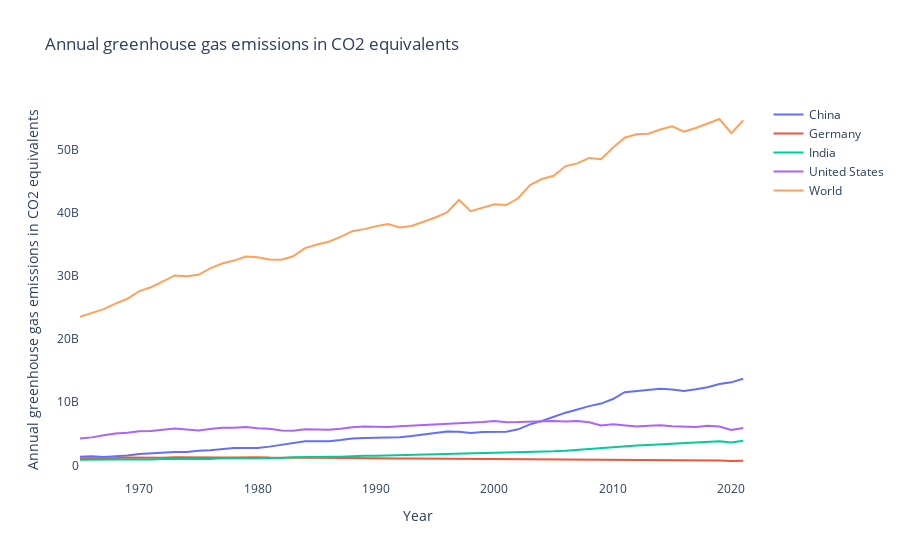

Notebook source saved alongside this figure:
### Code cell
import pandas as pd
import plotly.graph_objects as go
import ipywidgets as widgets
from IPython.display import display, clear_output
from IPython.core.display import HTML




# Presuming df_main is already available
filtered_df = df_main

# Extract unique countries from the dataframe
all_countries = sorted(filtered_df['Entity'].drop_duplicates().astype(str).tolist())

# Set a default list of countries for the user interface
default_countries = ['Germany', 'China', 'India', 'United States', 'World']
left_container_width = '270px'  # Zum Beispiel, wenn die ursprüngliche Breite 200px war


# Update list of countries based on user search input
def update_country_list(*args):
    # Extracting selected countries based on current checkbox selections
    selected_countries = [cb.description for cb in checkboxes_container.children if cb.value]

    search_input = search_box.value
    # Filtering countries based on search criteria
    search_results = [country for country in all_countries if search_input.lower() in country.lower()]
    
    # Merge the search results with previously selected countries and remove duplicates
    updated_countries = list(set(search_results + selected_countries))
    
    # Prioritize selected countries to be shown at the top
    updated_countries = sorted(updated_countries, key=lambda x: (x not in selected_countries, x))
    
    updated_checkboxes = [widgets.Checkbox(value=(country in selected_countries), description=country,
                                           layout=widgets.Layout(width="100%", padding="0px")) for country in updated_countries]
    for cb in updated_checkboxes:
        cb.observe(plot_selected_countries, names='value')
    checkboxes_container.children = tuple(updated_checkboxes)


# Creating the search box widget
search_box = widgets.Text(value='', placeholder='Search for Countries...', description='', layout=widgets.Layout(width="95%"))
search_box.observe(update_country_list, names='value')

clear_button = widgets.Button(description="X", layout=widgets.Layout(width="5%"))
def clear_search_field(change):
    search_box.value = ''
clear_button.on_click(clear_search_field)

# Creating country checkboxes widget
country_checkboxes = [widgets.Checkbox(value=(country in default_countries), description=country,
                                       layout=widgets.Layout(width="100%", padding="0px")) for country in all_countries]
checkboxes_container = widgets.VBox(country_checkboxes,
                                    layout=widgets.Layout(overflow_y="scroll", height="400px", border="1px solid #DDD"))

# Output widget to display the plot
out = widgets.Output(layout=widgets.Layout(height="400px", width="60%"))
out.layout.height = "400px"
checkboxes_container.layout.height = "400px"

# Function to plot data for the selected countries
def create_plot_for_column(column):
    
    # Funktion, um Daten für die ausgewählten Länder zu plotten
    def plot_for_column(change=None):
        selected_countries = [cb.description for cb in checkboxes_container.children if cb.value]
        sorted_checkboxes = sorted(checkboxes_container.children, key=lambda cb: (cb.description not in selected_countries, cb.description))
        checkboxes_container.children = tuple(sorted_checkboxes)

        with out:
            clear_output(wait=True)
            fig = go.Figure()
            fig_height = 400  
            fig.update_layout(height=fig_height)
            for country in selected_countries:
                country_data = filtered_df[filtered_df['Entity'] == country]
                fig.add_trace(go.Scatter(x=country_data['Year'], y=country_data[column], mode='lines', name=country, showlegend=True))
            
            # Aktualisieren des Layouts für den Plot
            fig.update_layout(title=column, 
                              xaxis_title='Year',
                              yaxis_title=column,
                              plot_bgcolor='white', 
                              paper_bgcolor='white')

            # ... (restliche Plot-Einstellungen)

            fig.show()
    
    # Erstellen von Widgets speziell für diese Spalte
    country_checkboxes = [widgets.Checkbox(value=(country in default_countries), description=country,
                                           layout=widgets.Layout(width="100%", padding="0px")) for country in all_countries]
    for cb in country_checkboxes:
        cb.observe(plot_for_column, names='value')
    checkboxes_container = widgets.VBox(country_checkboxes, layout=widgets.Layout(overflow_y="scroll", height="400px", border="1px solid #DDD"))
    
    out = widgets.Output(layout=widgets.Layout(height="400px", width="60%"))

    left_container = widgets.VBox([widgets.HBox([search_box, clear_button]), checkboxes_container],
                                  layout=widgets.Layout(width=left_container_width, border="1px solid #DDD", padding="5px 0px 0px 0px"))

    # Display the output for this column
    display(widgets.VBox([widgets.HBox([left_container, out])]))
    plot_for_column()

# Für jede Spalte, die Sie plotten möchten:
columns_to_plot = filtered_df.columns[df_main.columns.get_loc('Code')+1:]
for col in columns_to_plot:
    create_plot_for_column(col)


# Adding listener for change in checkbox selection to update the plot
for cb in country_checkboxes:
    cb.observe(plot_selected_countries, names='value')


left_container = widgets.VBox([widgets.HBox([search_box, clear_button]), checkboxes_container],
                              layout=widgets.Layout(width=left_container_width, border="1px solid #DDD", padding="5px 0px 0px 0px"))
    
display(HTML("""
<style>
    :root {
        --jp-widgets-inline-label-width: auto !important;
    }
</style>
"""))

display(widgets.HBox([left_container, out]))
plot_selected_countries()

### Figure 1 — Plotly figure (JSON) as saved in the notebook; plotly's stock layout.template omitted (floating-point values rounded to 4 significant figures)
{"data": [{"mode": "lines", "name": "China", "showlegend": true, "type": "scatter", "x": [1965, 1966, 1967, 1968, 1969, 1970, 1971, 1972, 1973, 1974, 1975, 1976, 1977, 1978, 1979, 1980, 1981, 1982, 1983, 1984, 1985, 1986, 1987, 1988, 1989, 1990, 1991, 1992, 1993, 1994, 1995, 1996, 1997, 1998, 1999, 2000, 2001, 2002, 2003, 2004, 2005, 2006, 2007, 2008, 2009, 2010, 2011, 2012, 2013, 2014, 2015, 2016, 2017, 2018, 2019, 2020, 2021, 2022], "y": [1375529600, 1448821000, 1352360000, 1408463400, 1561292700, 1798121600, 1916601600, 2015358800, 2123453600, 2117296600, 2336141300, 2404722700, 2565072400, 2752452900, 2776170200, 2783319300, 2983762000, 3292337000, 3558058000, 3844343800, 3832813800, 3848975000, 4019967200, 4252527400, 4330892300, 4353101000, 4355150000, 4466671000, 4645332000, 4876124000, 5214522400, 5372103000, 5331881500, 5144584700, 5312682000, 5320385000, 5352862700, 5720691000, 6497212000, 7042859500, 7692667000, 8353349000, 8853881000, 9387365000, 9790905000, 10509588000, 11593447000, 11780045000, 11948799000, 12152606000, 12020059000, 11802869000, 12050045000, 12387070000, 12874981000, 13153345000, 13710636000, null]}, {"mode": "lines", "name": "Germany", "showlegend": true, "type": "scatter", "x": [1965, 1966, 1967, 1968, 1969, 1970, 1971, 1972, 1973, 1974, 1975, 1976, 1977, 1978, 1979, 1980, 1981, 1982, 1983, 1984, 1985, 1986, 1987, 1988, 1989, 1990, 1991, 1992, 1993, 1994, 1995, 1996, 1997, 1998, 1999, 2000, 2001, 2002, 2003, 2004, 2005, 2006, 2007, 2008, 2009, 2010, 2011, 2012, 2013, 2014, 2015, 2016, 2017, 2018, 2019, 2020, 2021, 2022], "y": [1139718100, 1132797800, 1120941700, 1175982200, 1253082400, 1223780200, 1234060200, 1234831000, 1281803300, 1261905400, 1198427400, 1287475300, 1246581500, 1274947100, 1318690700, 1299919000, 1245919600, 1207246200, 1198110800, 1221264600, 1235105000, 1233145300, 1214326900, 1205956200, 1186178400, 1216704900, 1171438200, 1117556900, 1100401500, 1090693900, 1093906700, 1109460700, 1069039200, 1036943300, 1003947400, 1003914100, 1016005400, 998643000, 999995460, 984494000, 962230340, 971379650, 942622100, 943483650, 873189700, 915083260, 887841200, 892937700, 912245800, 872835460, 873100540, 878525200, 863169660, 827289340, 777070800, 707816300, 745931840, null]}, {"mode": "lines", "name": "India", "showlegend": true, "type": "scatter", "x": [1965, 1966, 1967, 1968, 1969, 1970, 1971, 1972, 1973, 1974, 1975, 1976, 1977, 1978, 1979, 1980, 1981, 1982, 1983, 1984, 1985, 1986, 1987, 1988, 1989, 1990, 1991, 1992, 1993, 1994, 1995, 1996, 1997, 1998, 1999, 2000, 2001, 2002, 2003, 2004, 2005, 2006, 2007, 2008, 2009, 2010, 2011, 2012, 2013, 2014, 2015, 2016, 2017, 2018, 2019, 2020, 2021, 2022], "y": [913093600, 957427260, 967466600, 937839900, 953958900, 930819500, 964208300, 1038698000, 1031069200, 1032328060, 1047771600, 1037343550, 1138060200, 1107548400, 1097796100, 1130296300, 1179891700, 1175033300, 1289733500, 1277026400, 1305115800, 1367632100, 1370580100, 1480606200, 1522904600, 1533375900, 1577597700, 1636316900, 1649159600, 1685452500, 1726448400, 1826165400, 1848856800, 1866603400, 1947705200, 2009134000, 2019021600, 2017562400, 2088233900, 2162795800, 2239350800, 2327488000, 2475741200, 2623861800, 2756779000, 2847361300, 2957348600, 3155205600, 3220519700, 3333282800, 3438726000, 3564861200, 3621199000, 3783796200, 3815779600, 3638071300, 3900927000, null]}, {"mode": "lines", "name": "United States", "showlegend": true, "type": "scatter", "x": [1965, 1966, 1967, 1968, 1969, 1970, 1971, 1972, 1973, 1974, 1975, 1976, 1977, 1978, 1979, 1980, 1981, 1982, 1983, 1984, 1985, 1986, 1987, 1988, 1989, 1990, 1991, 1992, 1993, 1994, 1995, 1996, 1997, 1998, 1999, 2000, 2001, 2002, 2003, 2004, 2005, 2006, 2007, 2008, 2009, 2010, 2011, 2012, 2013, 2014, 2015, 2016, 2017, 2018, 2019, 2020, 2021, 2022], "y": [4249104100, 4445517000, 4764397600, 5061776000, 5182415000, 5425296000, 5443816000, 5650412500, 5850264600, 5675153400, 5517257700, 5786708000, 5957917700, 5985067000, 6080574000, 5907320000, 5800620500, 5541474000, 5493134000, 5744921600, 5697267700, 5655609000, 5822924000, 6060157400, 6147958300, 6139884500, 6096763000, 6216769000, 6310290000, 6435010000, 6453725000, 6638958600, 6720330000, 6767301000, 6864969700, 7048426000, 6857520000, 6859837400, 6934596600, 7013343700, 7042069000, 6957280000, 7030173700, 6832015400, 6320535000, 6506400300, 6360037400, 6164854000, 6299595300, 6368018400, 6213992000, 6091915300, 6078619600, 6272382000, 6178177000, 5626903600, 5925714400, null]}, {"mode": "lines", "name": "World", "showlegend": true, "type": "scatter", "x": [1965, 1966, 1967, 1968, 1969, 1970, 1971, 1972, 1973, 1974, 1975, 1976, 1977, 1978, 1979, 1980, 1981, 1982, 1983, 1984, 1985, 1986, 1987, 1988, 1989, 1990, 1991, 1992, 1993, 1994, 1995, 1996, 1997, 1998, 1999, 2000, 2001, 2002, 2003, 2004, 2005, 2006, 2007, 2008, 2009, 2010, 2011, 2012, 2013, 2014, 2015, 2016, 2017, 2018, 2019, 2020, 2021, 2022], "y": [23528948000, 24142748000, 24736307000, 25618143000, 26375401000, 27596683000, 28202478000, 29130297000, 30065463000, 29925347000, 30165764000, 31188770000, 31948120000, 32418126000, 33049813000, 32947655000, 32579475000, 32556354000, 33109391000, 34397426000, 34960530000, 35398316000, 36161890000, 37071196000, 37393690000, 37861167000, 38189654000, 37660260000, 37883445000, 38568268000, 39237210000, 40058495000, 42008400000, 40243634000, 40820010000, 41343422000, 41203966000, 42279180000, 44362280000, 45323980000, 45839122000, 47368860000, 47793620000, 48658096000, 48450773000, 50274144000, 51856640000, 52393185000, 52483064000, 53155336000, 53660480000, 52822622000, 53405286000, 54066300000, 54821320000, 52585247000, 54593196000, null]}], "layout": {"autosize": true, "paper_bgcolor": "white", "plot_bgcolor": "white", "title": {"text": "Annual greenhouse gas emissions in CO2 equivalents"}, "xaxis": {"autorange": true, "range": [1965, 2022], "title": {"text": "Year"}, "type": "linear"}, "yaxis": {"autorange": true, "range": [-2298000000.0, 57830000000.0], "title": {"text": "Annual greenhouse gas emissions in CO2 equivalents"}, "type": "linear"}}}
